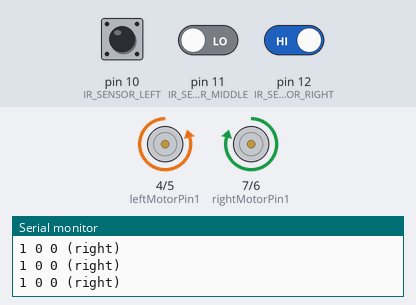
Simulated run of this sketch. Board: Arduino Uno, built with avr-gcc and run on an emulated ATmega328P. Shown: motor-driver pin pairs drawn as motors (green arrow = first pin HIGH = forward, orange = second pin HIGH = backward, longer = more drive, scaled by the enable pin), the last lines printed to the serial monitor. The inputs (shaded band) are chosen by the test bench; at power-on: pin 10 (IR_SENSOR_LEFT) LOW, pin 12 (IR_SENSOR_RIGHT) HIGH, pin 11 (IR_SENSOR_MIDDLE) LOW.

Above: at 1.2 s.
1.3 s: pin 10 (IR_SENSOR_LEFT) driven HIGH
At 2.3 s:
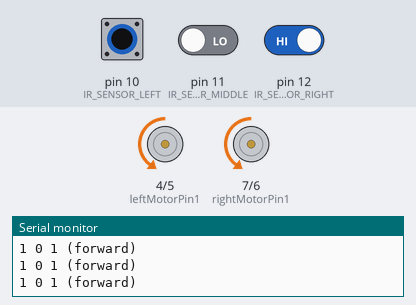
2.8 s: pin 12 (IR_SENSOR_RIGHT) driven LOW
At 3.4 s:
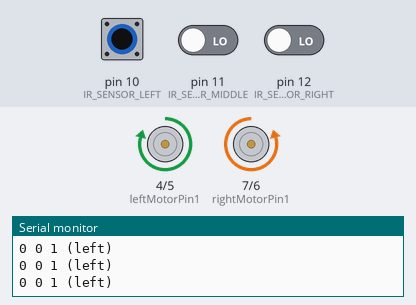
4.3 s: pin 10 (IR_SENSOR_LEFT) driven LOW
At 4.7 s:
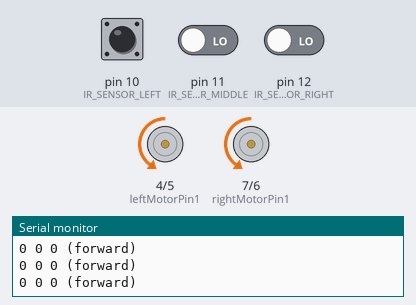
7.3 s: pin 12 (IR_SENSOR_RIGHT) driven HIGH
At 8.3 s:
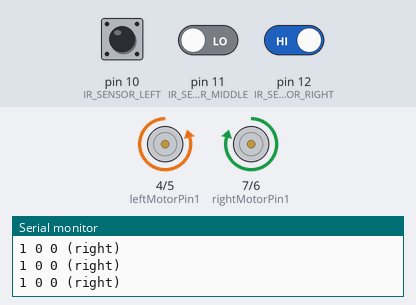
10.3 s: pin 10 (IR_SENSOR_LEFT) pulsed HIGH 2 times (0.12 s each, 0.3 s apart)
At 10.51 s:
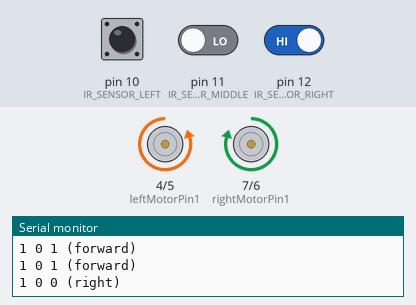
13.9 s: pin 10 (IR_SENSOR_LEFT) driven HIGH and pin 12 (IR_SENSOR_RIGHT) driven LOW
At 14.4 s:
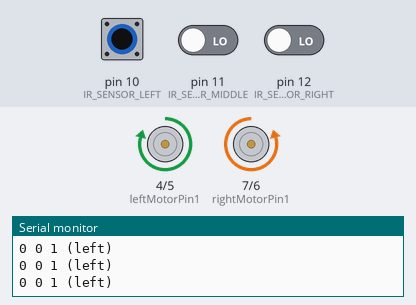
Timing chart, 0 to 16.9 s (numbered marks = the images above; inputs shaded):
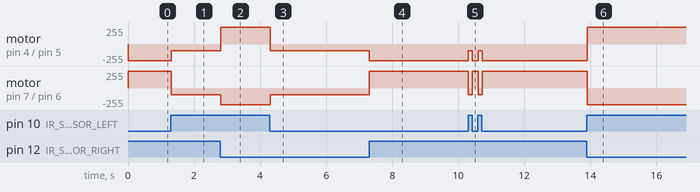

The sketch:

IR3SURAJ.ino
```cpp
#define IR_SENSOR_RIGHT 12
#define IR_SENSOR_MIDDLE 11
#define IR_SENSOR_LEFT 10

//motor right
int enableRightMotor=9;
int rightMotorPin1=7;
int rightMotorPin2=6;

//left motor
int enableLeftMotor=3;
int leftMotorPin1=4;
int leftMotorPin2=5;

void setup()
{
  Serial.begin(9600);
  pinMode(enableRightMotor,OUTPUT);
  pinMode(rightMotorPin1,OUTPUT);
  pinMode(rightMotorPin2,OUTPUT);
  pinMode(enableLeftMotor,OUTPUT);
  pinMode(leftMotorPin1,OUTPUT);
  pinMode(leftMotorPin2,OUTPUT);

  pinMode(IR_SENSOR_RIGHT,INPUT);
  pinMode(IR_SENSOR_MIDDLE,INPUT);
  pinMode(IR_SENSOR_LEFT,INPUT);

}

void loop()
{
  int rightIRSensorValue=digitalRead(IR_SENSOR_RIGHT);
  int middleIRSensorValue=digitalRead(IR_SENSOR_MIDDLE);
  int leftIRSensorValue=digitalRead(IR_SENSOR_LEFT);

  if (rightIRSensorValue==LOW && middleIRSensorValue==LOW && leftIRSensorValue==LOW)
  {
    forward();
    Serial.println("0 0 0 (forward)");
  }
  if (rightIRSensorValue==LOW && middleIRSensorValue==LOW && leftIRSensorValue==HIGH)
  {
    left();
    Serial.println("0 0 1 (left)");
  }
  if (rightIRSensorValue==LOW && middleIRSensorValue==HIGH && leftIRSensorValue==LOW)
  {
    forward();
    Serial.println("0 1 0 (forward)");
  }


  if (rightIRSensorValue==LOW && middleIRSensorValue==HIGH && leftIRSensorValue==HIGH)
  {
    left();
    Serial.println("0 1 1 (left)");
  }
  if (rightIRSensorValue==HIGH && middleIRSensorValue==LOW && leftIRSensorValue==LOW)
  {
    right();
    Serial.println("1 0 0 (right)");

  }
  if (rightIRSensorValue==HIGH && middleIRSensorValue==LOW && leftIRSensorValue==HIGH)
  {
    forward();
    Serial.println("1 0 1 (forward)");
  }
  if (rightIRSensorValue==HIGH && middleIRSensorValue==HIGH && leftIRSensorValue==LOW)
  {
    right();
    Serial.println("1 1 0 (right)");
  }
  if (rightIRSensorValue==HIGH && middleIRSensorValue==HIGH && leftIRSensorValue==HIGH)
  {
    forward();
    Serial.println("1 1 1 (forward)");
  }

}

void forward()
{
  digitalWrite(leftMotorPin1,LOW);//motor 1
  digitalWrite(leftMotorPin2,HIGH);
  digitalWrite(rightMotorPin1,LOW);//motor 2
  digitalWrite(rightMotorPin2,HIGH);

  analogWrite(enableLeftMotor,100);
  analogWrite(enableRightMotor,100);

}
void left()
{
  digitalWrite(leftMotorPin1,HIGH);//Motor 1
  digitalWrite(leftMotorPin2,LOW);
  digitalWrite(rightMotorPin1,LOW);//motor 2
  digitalWrite(rightMotorPin2,HIGH);

  analogWrite(enableLeftMotor,250);

  analogWrite(enableRightMotor,250);

}
void right()
{
  digitalWrite(leftMotorPin1,LOW);//MOtor 1
  digitalWrite(leftMotorPin2,HIGH);
  digitalWrite(rightMotorPin1,HIGH);//Motor 2
  digitalWrite(rightMotorPin2,LOW);

  analogWrite(enableLeftMotor,250);
  analogWrite(enableRightMotor,250);

}
void backward()
{
   digitalWrite(leftMotorPin1,HIGH);//Motor 1
  digitalWrite(leftMotorPin2,LOW);
  digitalWrite(rightMotorPin1,HIGH);//Motor 2
  digitalWrite(rightMotorPin2,LOW);

  analogWrite(enableLeftMotor,100);
  analogWrite(enableRightMotor,100);

}
void stop()
{
  digitalWrite(leftMotorPin1,LOW);//motor 1
  digitalWrite(leftMotorPin2,LOW);
  digitalWrite(rightMotorPin1,LOW);//motor 2
  digitalWrite(rightMotorPin2,LOW);

  analogWrite(enableLeftMotor,0);
  analogWrite(enableRightMotor,0);


}
```

Measured:
- after the input at 1.3 s, motor on pin 4 (leftMotorPin1) / pin 5 (leftMotorPin2): backward 250/255 → backward 100/255 at once; motor on pin 7 (rightMotorPin1) / pin 6 (rightMotorPin2): forward 250/255 → backward 100/255 at once
- after the input at 2.8 s, motor on pin 4 (leftMotorPin1) / pin 5 (leftMotorPin2): backward 100/255 → forward 250/255 at once; motor on pin 7 (rightMotorPin1) / pin 6 (rightMotorPin2): backward 100/255 → backward 250/255 at once
- after the input at 4.3 s, motor on pin 4 (leftMotorPin1) / pin 5 (leftMotorPin2): forward 250/255 → backward 100/255 at once; motor on pin 7 (rightMotorPin1) / pin 6 (rightMotorPin2): backward 250/255 → backward 100/255 at once
- after the input at 7.3 s, motor on pin 4 (leftMotorPin1) / pin 5 (leftMotorPin2): backward 100/255 → backward 250/255 at once; motor on pin 7 (rightMotorPin1) / pin 6 (rightMotorPin2): backward 100/255 → forward 250/255 at once
- after the input at 13.9 s, motor on pin 4 (leftMotorPin1) / pin 5 (leftMotorPin2): backward 250/255 → forward 250/255 at once; motor on pin 7 (rightMotorPin1) / pin 6 (rightMotorPin2): forward 250/255 → backward 250/255 at once
